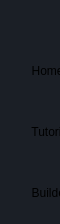
           <widget class="QFrame" name="frame_left_menu">
            <property name="sizePolicy">
             <sizepolicy hsizetype="Preferred" vsizetype="Preferred">
              <horstretch>0</horstretch>
              <verstretch>0</verstretch>
             </sizepolicy>
            </property>
            <property name="minimumSize">
             <size>
              <width>60</width>
              <height>0</height>
             </size>
            </property>
            <property name="maximumSize">
             <size>
              <width>60</width>
              <height>16777215</height>
             </size>
            </property>
            <property name="layoutDirection">
             <enum>Qt::LeftToRight</enum>
            </property>
            <property name="styleSheet">
             <string notr="true">QFrame {
	background-color: rgb(27, 31, 38);
	box-shadow: 2px 0px 2px red;
}
QPushButton {	
	border: none;
	background-color: transparent;
	padding-left: 15px;
	text-align: left;
}
QPushButton:hover {
	background-color: rgb(52, 59, 72);
}
QPushButton:checked {
	background-color: rgb(80, 91, 111);
}


</string>
            </property>
            <property name="frameShape">
             <enum>QFrame::NoFrame</enum>
            </property>
            <property name="frameShadow">
             <enum>QFrame::Raised</enum>
            </property>
            <layout class="QVBoxLayout" name="verticalLayout_5">
             <property name="spacing">
              <number>1</number>
             </property>
             <property name="leftMargin">
              <number>0</number>
             </property>
             <property name="topMargin">
              <number>0</number>
             </property>
             <property name="rightMargin">
              <number>0</number>
             </property>
             <property name="bottomMargin">
              <number>0</number>
             </property>
             <item>
              <widget class="QPushButton" name="btn_expand">
               <property name="minimumSize">
                <size>
                 <width>0</width>
                 <height>40</height>
                </size>
               </property>
               <property name="cursor">
                <cursorShape>PointingHandCursor</cursorShape>
               </property>
               <property name="styleSheet">
                <string notr="true">padding-left: 19px;
</string>
               </property>
               <property name="text">
                <string/>
               </property>
               <property name="icon">
                <iconset resource="../files.qrc">
                 <normaloff>:/basic/icons/basic/menu.png</normaloff>:/basic/icons/basic/menu.png</iconset>
               </property>
               <property name="iconSize">
                <size>
                 <width>22</width>
                 <height>22</height>
                </size>
               </property>
              </widget>
             </item>
             <item>
              <widget class="QPushButton" name="btn_home">
               <property name="minimumSize">
                <size>
                 <width>60</width>
                 <height>60</height>
                </size>
               </property>
               <property name="font">
                <font>
                 <family>Segoe UI</family>
                </font>
               </property>
               <property name="cursor">
                <cursorShape>PointingHandCursor</cursorShape>
               </property>
               <property name="contextMenuPolicy">
                <enum>Qt::DefaultContextMenu</enum>
               </property>
               <property name="toolTip">
                <string>Home</string>
               </property>
               <property name="layoutDirection">
                <enum>Qt::LeftToRight</enum>
               </property>
               <property name="text">
                <string>     Home</string>
               </property>
               <property name="icon">
                <iconset resource="../files.qrc">
                 <normaloff>:/basic/icons/basic/house.png</normaloff>:/basic/icons/basic/house.png</iconset>
               </property>
               <property name="iconSize">
                <size>
                 <width>30</width>
                 <height>30</height>
                </size>
               </property>
               <property name="checkable">
                <bool>false</bool>
               </property>
               <property name="flat">
                <bool>false</bool>
               </property>
              </widget>
             </item>
             <item>
              <widget class="QPushButton" name="btn_tutorial">
               <property name="minimumSize">
                <size>
                 <width>60</width>
                 <height>60</height>
                </size>
               </property>
               <property name="font">
                <font>
                 <family>Segoe UI</family>
                </font>
               </property>
               <property name="cursor">
                <cursorShape>PointingHandCursor</cursorShape>
               </property>
               <property name="toolTip">
                <string>Tutorial</string>
               </property>
               <property name="text">
                <string>     Tutorial</string>
               </property>
               <property name="icon">
                <iconset resource="../files.qrc">
                 <normaloff>:/basic/icons/basic/book.png</normaloff>:/basic/icons/basic/book.png</iconset>
               </property>
               <property name="iconSize">
                <size>
                 <width>30</width>
                 <height>30</height>
                </size>
               </property>
              </widget>
             </item>
             <item>
              <widget class="QPushButton" name="btn_draw">
               <property name="minimumSize">
                <size>
                 <width>60</width>
                 <height>60</height>
                </size>
               </property>
               <property name="font">
                <font>
                 <family>Segoe UI</family>
                </font>
               </property>
               <property name="cursor">
                <cursorShape>PointingHandCursor</cursorShape>
               </property>
               <property name="toolTip">
                <string>Builder</string>
               </property>
               <property name="text">
                <string>     Builder</string>
               </property>
               <property name="icon">
                <iconset resource="../files.qrc">
                 <normaloff>:/basic/icons/basic/edit.png</normaloff>:/basic/icons/basic/edit.png</iconset>
               </property>
               <property name="iconSize">
                <size>
                 <width>30</width>
                 <height>43</height>
                </size>
               </property>
              </widget>
             </item>
             <item>
              <widget class="QFrame" name="frame_menus">
               <property name="frameShape">
                <enum>QFrame::NoFrame</enum>
               </property>
               <property name="frameShadow">
                <enum>QFrame::Raised</enum>
               </property>
               <layout class="QVBoxLayout" name="layout_menus">
                <property name="spacing">
                 <number>0</number>
                </property>
                <property name="leftMargin">
                 <number>0</number>
                </property>
                <property name="topMargin">
                 <number>0</number>
                </property>
                <property name="rightMargin">
                 <number>0</number>
                </property>
                <property name="bottomMargin">
                 <number>0</number>
                </property>
               </layout>
              </widget>
             </item>
            </layout>
           </widget>
